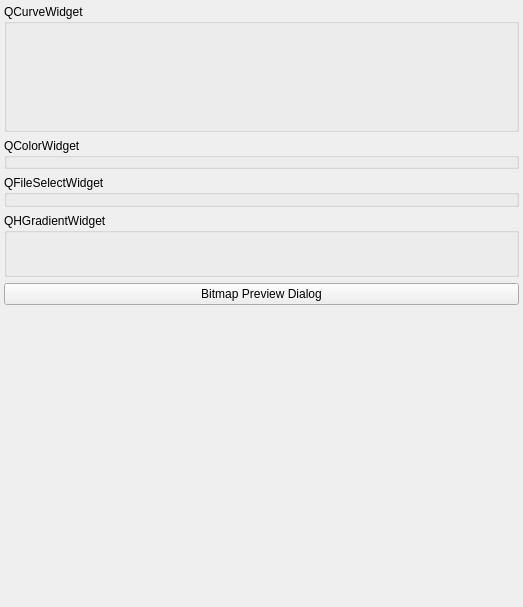
<?xml version="1.0" encoding="UTF-8"?>
<ui version="4.0">
 <class>MainWindow</class>
 <widget class="QMainWindow" name="MainWindow">
  <property name="geometry">
   <rect>
    <x>0</x>
    <y>0</y>
    <width>523</width>
    <height>607</height>
   </rect>
  </property>
  <property name="sizePolicy">
   <sizepolicy hsizetype="MinimumExpanding" vsizetype="MinimumExpanding">
    <horstretch>0</horstretch>
    <verstretch>0</verstretch>
   </sizepolicy>
  </property>
  <property name="windowTitle">
   <string>MainWindow</string>
  </property>
  <property name="layoutDirection">
   <enum>Qt::LeftToRight</enum>
  </property>
  <property name="documentMode">
   <bool>false</bool>
  </property>
  <widget class="QWidget" name="centralWidget">
   <layout class="QGridLayout" name="gridLayout" rowminimumheight="0,0,0,0,0,0">
    <property name="sizeConstraint">
     <enum>QLayout::SetDefaultConstraint</enum>
    </property>
    <property name="leftMargin">
     <number>4</number>
    </property>
    <property name="topMargin">
     <number>4</number>
    </property>
    <property name="rightMargin">
     <number>4</number>
    </property>
    <property name="bottomMargin">
     <number>4</number>
    </property>
    <item row="3" column="0">
     <widget class="QGroupBox" name="m_QHGradientWidget">
      <property name="minimumSize">
       <size>
        <width>0</width>
        <height>64</height>
       </size>
      </property>
      <property name="title">
       <string>QHGradientWidget</string>
      </property>
      <layout class="QVBoxLayout" name="verticalLayout_3">
       <property name="leftMargin">
        <number>0</number>
       </property>
       <property name="topMargin">
        <number>0</number>
       </property>
       <property name="rightMargin">
        <number>0</number>
       </property>
       <property name="bottomMargin">
        <number>0</number>
       </property>
       <item>
        <widget class="QHGradientWidget" name="widget_4" native="true"/>
       </item>
      </layout>
     </widget>
    </item>
    <item row="1" column="0">
     <widget class="QGroupBox" name="groupColorWidget">
      <property name="title">
       <string>QColorWidget</string>
      </property>
      <layout class="QVBoxLayout" name="verticalLayout_2">
       <property name="spacing">
        <number>0</number>
       </property>
       <property name="leftMargin">
        <number>0</number>
       </property>
       <property name="topMargin">
        <number>0</number>
       </property>
       <property name="rightMargin">
        <number>0</number>
       </property>
       <property name="bottomMargin">
        <number>0</number>
       </property>
       <item>
        <widget class="QColorWidget" name="widget_2" native="true"/>
       </item>
      </layout>
     </widget>
    </item>
    <item row="2" column="0">
     <widget class="QGroupBox" name="groupBox_2">
      <property name="minimumSize">
       <size>
        <width>0</width>
        <height>32</height>
       </size>
      </property>
      <property name="title">
       <string>QFileSelectWidget</string>
      </property>
      <layout class="QHBoxLayout" name="horizontalLayout">
       <property name="spacing">
        <number>0</number>
       </property>
       <property name="leftMargin">
        <number>0</number>
       </property>
       <property name="topMargin">
        <number>0</number>
       </property>
       <property name="rightMargin">
        <number>0</number>
       </property>
       <property name="bottomMargin">
        <number>0</number>
       </property>
       <item>
        <widget class="QFileSelectWidget" name="widget_3" native="true"/>
       </item>
      </layout>
     </widget>
    </item>
    <item row="0" column="0">
     <widget class="QGroupBox" name="groupBox">
      <property name="minimumSize">
       <size>
        <width>0</width>
        <height>128</height>
       </size>
      </property>
      <property name="title">
       <string>QCurveWidget</string>
      </property>
      <layout class="QVBoxLayout" name="verticalLayout">
       <property name="spacing">
        <number>0</number>
       </property>
       <property name="leftMargin">
        <number>0</number>
       </property>
       <property name="topMargin">
        <number>0</number>
       </property>
       <property name="rightMargin">
        <number>0</number>
       </property>
       <property name="bottomMargin">
        <number>0</number>
       </property>
       <item>
        <widget class="QCurveWidget" name="widget" native="true"/>
       </item>
      </layout>
     </widget>
    </item>
    <item row="5" column="0">
     <spacer name="verticalSpacer">
      <property name="orientation">
       <enum>Qt::Vertical</enum>
      </property>
      <property name="sizeHint" stdset="0">
       <size>
        <width>20</width>
        <height>40</height>
       </size>
      </property>
     </spacer>
    </item>
    <item row="4" column="0">
     <widget class="QPushButton" name="pushButton">
      <property name="text">
       <string>Bitmap Preview Dialog</string>
      </property>
     </widget>
    </item>
   </layout>
  </widget>
 </widget>
 <layoutdefault spacing="6" margin="11"/>
 <customwidgets>
  <customwidget>
   <class>QCurveWidget</class>
   <extends>QWidget</extends>
   <header>qcurvewidget.h</header>
   <container>1</container>
  </customwidget>
  <customwidget>
   <class>QColorWidget</class>
   <extends>QWidget</extends>
   <header>qcolorwidget.h</header>
   <container>1</container>
  </customwidget>
  <customwidget>
   <class>QFileSelectWidget</class>
   <extends>QWidget</extends>
   <header>qfileselectwidget.h</header>
   <container>1</container>
  </customwidget>
  <customwidget>
   <class>QHGradientWidget</class>
   <extends>QWidget</extends>
   <header>qhgradientwidget.h</header>
   <container>1</container>
  </customwidget>
 </customwidgets>
 <resources/>
 <connections/>
</ui>
